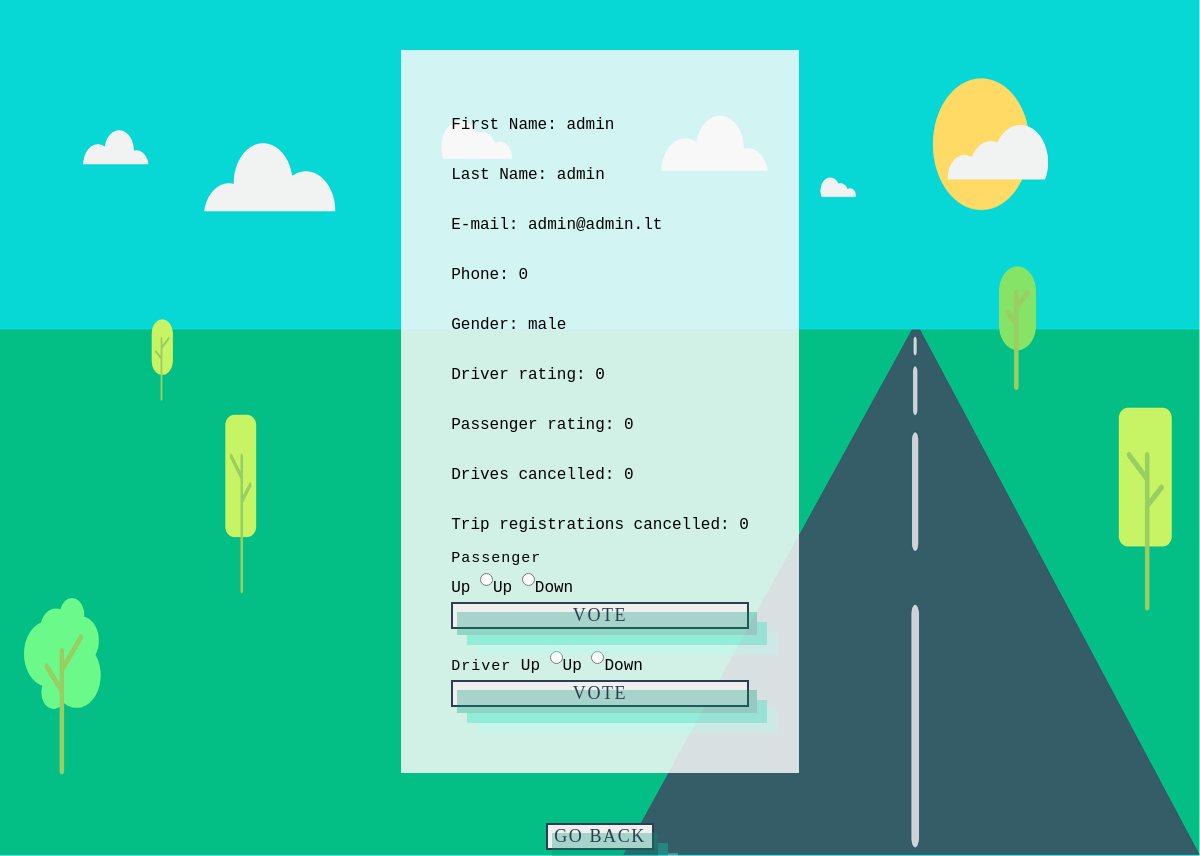
Page /user.php?user=24 on the committed database.
### tables this page shows
CREATE TABLE `users` (
  `id` int(11) NOT NULL,
  `f_name` varchar(32) NOT NULL,
  `l_name` varchar(32) NOT NULL,
  `email` varchar(32) NOT NULL,
  `phone` int(11) NOT NULL,
  `gender` varchar(32) NOT NULL,
  `password` varchar(100) NOT NULL
);

### user.php (the view, shortened to what this page needs)
<head>
  <link rel="stylesheet" href="css/mainas.css">
</head>
<body><div class="profile-wrapper">
<?php
    if(isset($_GET['user'])) {
        require 'includes/dbh.inc.php';
        $userProfileId = $_GET['user'];
        $userId = $_SESSION['userId'];
        $sql = "SELECT * FROM users WHERE id=?";
        $stmt = mysqli_stmt_init($conn);
        if(!mysqli_stmt_prepare($stmt, $sql)) {
            header("Location: ../login.php?error=sqlerror");
            exit();
        } else {
            mysqli_stmt_bind_param($stmt, "i", $userProfileId);
            mysqli_stmt_execute($stmt);
            $result = mysqli_stmt_get_result($stmt);
            if($row = mysqli_fetch_assoc($result)) {
                echo "
                    <p>First Name: ". $row['f_name'] ."</p>
                    <p>Last Name: ". $row['l_name'] ."</p>
                    <p>E-mail: ". $row['email'] ."</p>
                    <p>Phone: ". $row['phone'] ."</p>
                    <p>Gender: ". $row['gender'] ."</p>
                ";
                $sql = "SELECT driver_rating, trips_cancelled, p_trips_cancelled, passenger_rating FROM driver, passanger WHERE driver_id=? AND passenger_id=?";
                $stmt = mysqli_stmt_init($conn);
                if(!mysqli_stmt_prepare($stmt, $sql)) {
                    header("Location: ../login.php?error=sqlerror");
                    exit();
                } else {
                    mysqli_stmt_bind_param($stmt, "ii", $userProfileId, $userProfileId);
                    mysqli_stmt_execute($stmt);
                    $result = mysqli_stmt_get_result($stmt);
                    if($row = mysqli_fetch_assoc($result)) {
                        echo "<p>Driver rating: ". $row['driver_rating'] ."</p>";
                        echo "<p>Passenger rating: ". $row['passenger_rating'] ."</p>";
                        echo "<p>Drives cancelled: ". $row['trips_cancelled'] ."</p>";
                        echo "<p>Trip registrations cancelled: ". $row['p_trips_cancelled'] ."</p>";
                    }
                }
                if($userId != $userProfileId) {
                    echo "<form action='' method='get'>
                        <label for='votepassenger'>Passenger</label><br />
                        <input type='hidden' name='user' value='". $userProfileId ."'/>Up
                        <input type='radio' name='votepassenger' value='up'/>Up
                        <input type='radio' name='votepassenger' value='down'/>Down
                        <button type='submit'>Vote</button>
                    </form>";
                    echo "<form action='' method='get'>
                        <label for='votedriver'>Driver</label>
                        <input type='hidden' name='user' value='". $userProfileId ."'/>Up
                        <input type='radio' name='votedriver' value='up'/>Up
                        <input type='radio' name='votedriver' value='down'/>Down
                        <button type='submit'>Vote</button>
                    </form>";
                }
            }
        }
    }
    ?>
</div>
<div><a href="." style="text-decoration: none;"><button>Go back</button></a></div>
</body>

### css/mainas.css (style rules this page uses)
body { min-height: 100vh; display: flex; flex-direction: column; justify-content: center; align-items: center; margin: 0; background: url(../fonas.png) no-repeat center center fixed; background-size: 100% 100%; position: absolute; width: 100%; }
body * { font-family: 'Roboto Mono', monospace; }
input { width: 100%; border: 0; font-family: 'Roboto Mono', monospace; padding: 12px 0; height: 25px; font-size: 14px; font-weight: 500; border-bottom: 2px solid #c8ccd4; background: none; border-radius: 0; color: #223254; transition: all 0.15s ease; margin: 0px 0px 10px 0px; }
label { font-family: 'Roboto Mono', monospace; font-size: 15px; margin: 10px 0px; text-transform: none; letter-spacing: 1px; }
button { border: 2px solid #2c3e50; color: #2c3e50; display: block; font-family: 'open_sanscondensed_light'; font-size: 18px; letter-spacing: 0.1rem; position: relative; text-decoration: none; text-transform: uppercase; z-index: 99999; width: 100%; }
button::before { content: ""; background-color: #00997a; box-shadow: 10px 10px 0 #00e6b8, 20px 20px 0 #b3fff0; position: absolute; left: 0.25rem; top: 0.5rem; height: 102%; width: 102%; z-index: -1; transition: all 0.4s ease; opacity: 0.3; }
.profile-wrapper { display: flex; flex-direction: column; background-color: #f9f9f9d6; padding: 50px; margin: 50px; }
.profile-wrapper > form > input { width: auto; }

### rows in the picture
users: f_name "admin", l_name "admin", email "admin@admin.lt", phone "0", gender "male"

### other values in the picture
$row['driver_rating'] "0"
$row['passenger_rating'] "0"
$row['trips_cancelled'] "0"
$row['p_trips_cancelled'] "0"
